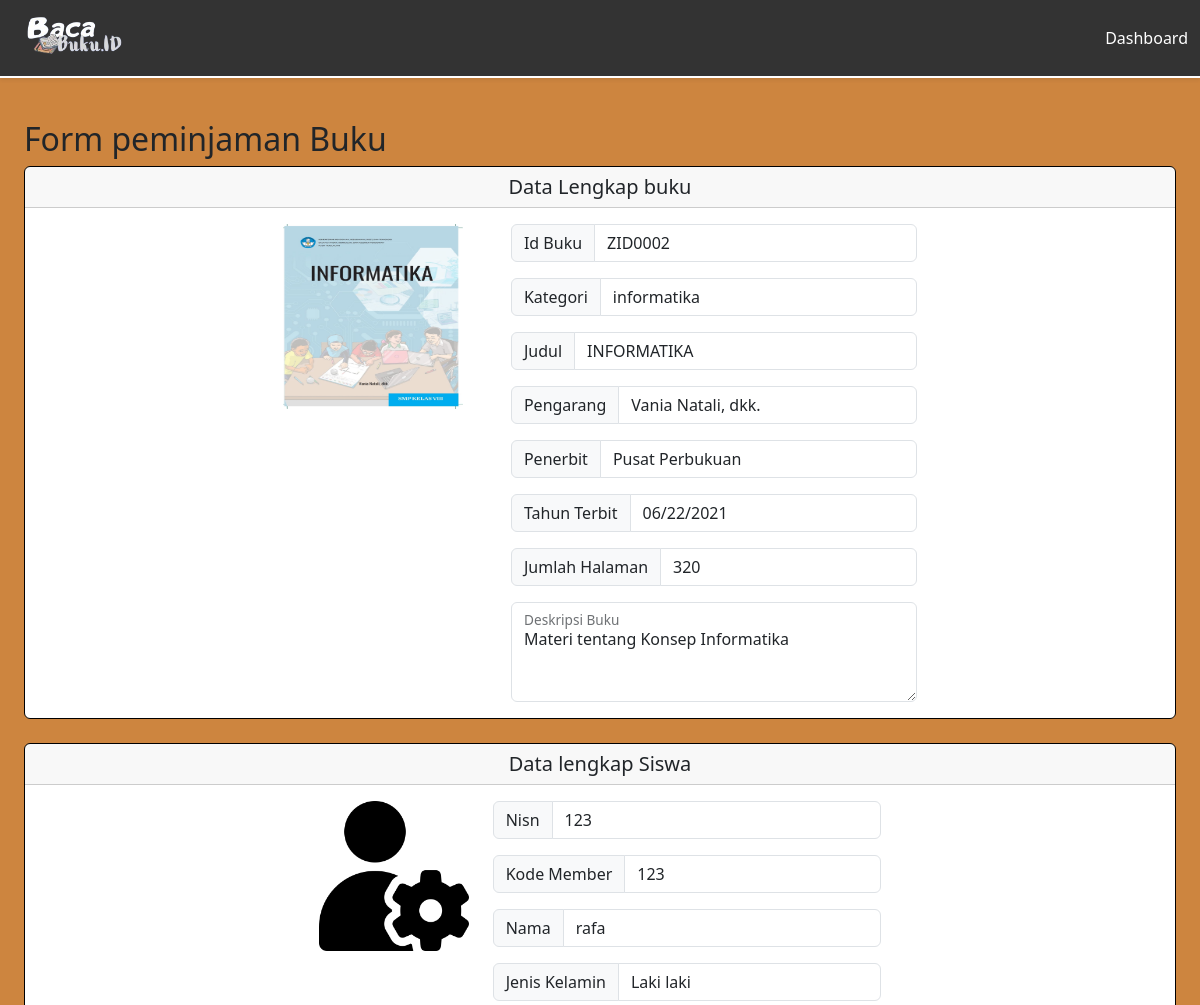
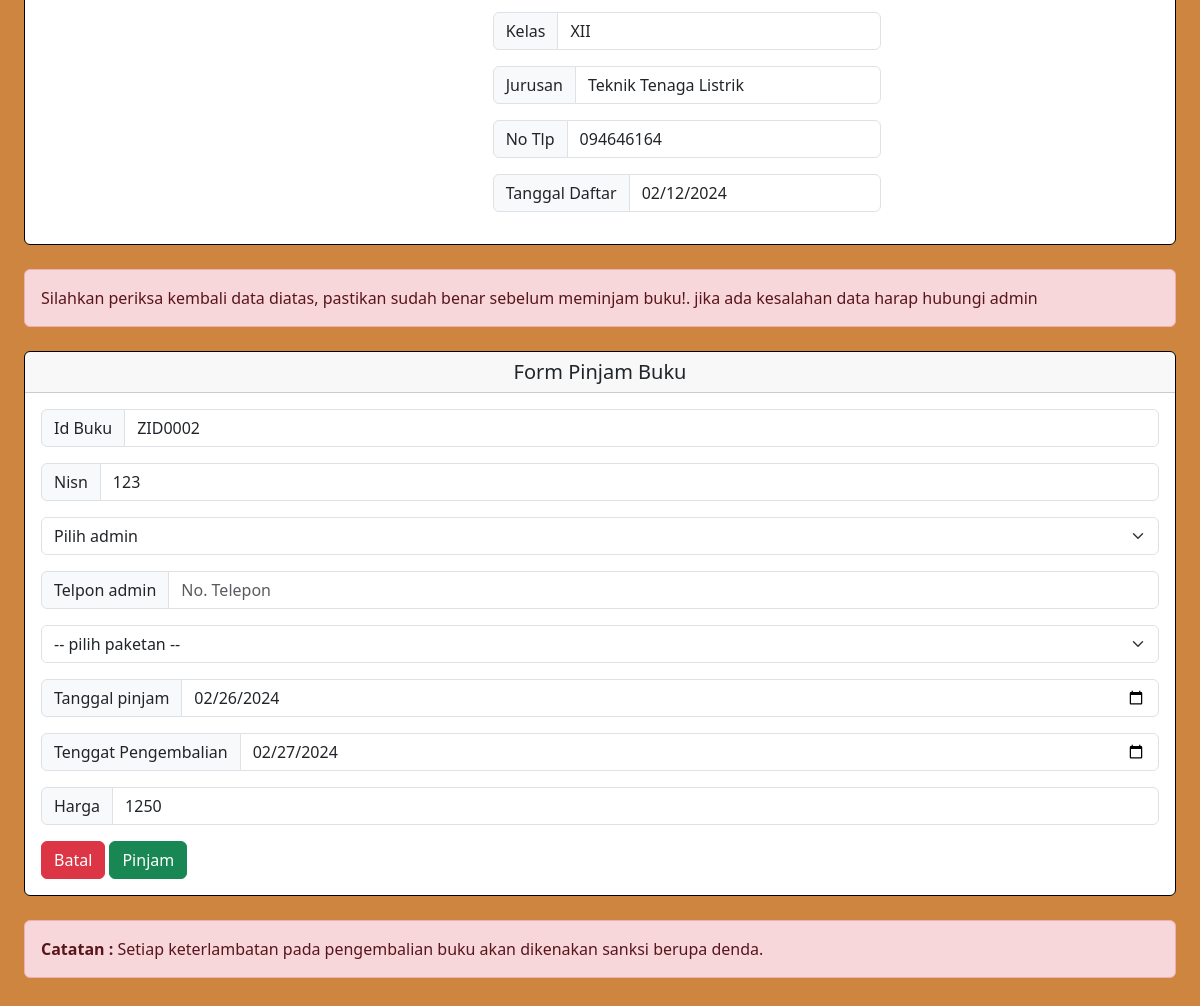
/DashboardMember/formPeminjaman/pinjamBuku.php?id=ZID0002 (signed in), run on the app's committed database (2 pictures, top to bottom).
### tables this page shows
CREATE TABLE `buku` (
  `cover` varchar(255) NOT NULL,
  `id_buku` varchar(20) NOT NULL,
  `kategori` varchar(255) NOT NULL,
  `judul` varchar(255) NOT NULL,
  `pengarang` varchar(255) NOT NULL,
  `penerbit` varchar(255) NOT NULL,
  `tahun_terbit` date NOT NULL,
  `jumlah_halaman` int(50) NOT NULL,
  `buku_deskripsi` text NOT NULL,
  `isi_buku` varchar(250) NOT NULL
);

CREATE TABLE `member` (
  `nisn` int(11) NOT NULL,
  `kode_member` varchar(12) NOT NULL,
  `nama` varchar(255) NOT NULL,
  `password` varchar(255) NOT NULL,
  `jenis_kelamin` varchar(20) NOT NULL,
  `kelas` varchar(5) NOT NULL,
  `jurusan` varchar(50) NOT NULL,
  `no_tlp` varchar(15) NOT NULL,
  `tgl_pendaftaran` date NOT NULL
);

### config/config.php (called while the page is built, shortened)
<?php
$host = "127.0.0.1";
$username = "root";
$password = "";
$database_name = "perpustakaan_azan";
$connection = mysqli_connect($host, $username, $password, $database_name);
function queryReadData($dataKategori) {
  global $connection;
  $result = mysqli_query($connection, $dataKategori);
  $items = [];
  while($item = mysqli_fetch_assoc($result)) {
    $items[] = $item;
  }
  return $items;
}
?>

### DashboardMember/formPeminjaman/pinjamBuku.php (the view, shortened to what this page needs)
<?php
require "../../config/config.php";
$idBuku = $_GET["id"];
$query = queryReadData("SELECT * FROM buku WHERE id_buku = '$idBuku'");
$nisnSiswa = $_SESSION["member"]["nisn"];
$dataSiswa = queryReadData("SELECT * FROM member WHERE nisn = $nisnSiswa");
?>
<!DOCTYPE html>
<html lang="en">
  <head>
    <link rel="stylesheet" href="../../css/daftarbuku.css">
    <link href="https://cdn.jsdelivr.net/npm/bootstrap@5.3.2/dist/css/bootstrap.min.css" rel="stylesheet">
  </head>
  <body style="background-color: #CD853F ;">
    <nav class="navbar fixed-top shadow-sm">
      <div class="container-fluid">
        <a class="navbar-brand" href="#">
          <img src="../../assets/logoadzan.png" alt="logo" width="130px">
        </a>
        <a class="btn nav-link" href="../dashboardMember.php">Dashboard</a>
      </div>
    </nav>
  <div class="p-4 mt-5">
    <h2 class="mt-5">Form peminjaman Buku</h2>
    <div class="card">
      <h5 style="justify-content: center; align-items: center; display: flex ;" class="card-header">Data Lengkap buku</h5>
      <div class="card-body d-flex flex-wrap gap-5 justify-content-center">
          <?php foreach ($query as $item) : ?>
        <p class="card-text"><img src="../../imgDB/<?= $item["cover"]; ?>" width="180px" height="185px" style="border-radius: 5px;"></p>
        <form action="" method="post">
          <div class="input-group mb-3">
            <span class="input-group-text" id="basic-addon1">Id Buku</span>
            <input type="text" class="form-control" placeholder="id buku" aria-label="Username" aria-describedby="basic-addon1" value="<?= $item["id_buku"]; ?>" readonly>
            </div>
          <div class="input-group mb-3">
            <span class="input-group-text" id="basic-addon1">Kategori</span>
            <input type="text" class="form-control" placeholder="kategori" aria-label="kategori" aria-describedby="basic-addon1" value="<?= $item["kategori"]; ?>" readonly>
            </div>
          <div class="input-group mb-3">
            <span class="input-group-text" id="basic-addon1">Judul</span>
            <input type="text" class="form-control" placeholder="judul" aria-label="judul" aria-describedby="basic-addon1" value="<?= $item["judul"]; ?>" readonly>
            </div>
          <div class="input-group mb-3">
            <span class="input-group-text" id="basic-addon1">Pengarang</span>
            <input type="text" class="form-control" placeholder="pengarang" aria-label="pengarang" aria-describedby="basic-addon1" value="<?= $item["pengarang"]; ?>" readonly>
            </div>
          <div class="input-group mb-3">
            <span class="input-group-text" id="basic-addon1">Penerbit</span>
            <input type="text" class="form-control" placeholder="penerbit" aria-label="penerbit" aria-describedby="basic-addon1" value="<?= $item["penerbit"]; ?>" readonly>
            </div>
          <div class="input-group mb-3">
            <span class="input-group-text" id="basic-addon1">Tahun Terbit</span>
            <input type="date" class="form-control" placeholder="tahun_terbit" aria-label="tahun_terbit" aria-describedby="basic-addon1" value="<?= $item["tahun_terbit"]; ?>" readonly>
            </div>
          <div class="input-group mb-3">
            <span class="input-group-text" id="basic-addon1">Jumlah Halaman</span>
            <input type="number" class="form-control" placeholder="jumlah halaman" aria-label="jumlah halaman" aria-describedby="basic-addon1" value="<?= $item["jumlah_halaman"]; ?>" readonly>
            </div>
          <div class="form-floating">
            <textarea class="form-control" placeholder="deskripsi singkat buku" id="floatingTextarea2" style="height: 100px" readonly><?= $item["buku_deskripsi"]; ?></textarea>
            <label for="floatingTextarea2">Deskripsi Buku</label>
            </div>
        <?php endforeach; ?>
        </form>
       </div>
      </div>
    <div class="card mt-4">
      <h5 style="justify-content: center; align-items: center; display: flex ;" class="card-header">Data lengkap Siswa</h5>
      <div class="card-body d-flex flex-wrap gap-4 justify-content-center">
        <p><img src="../../assets/user.png" width="150px"></p>
        <form action="" method="post">
          <?php foreach ($dataSiswa as $item) : ?>
          <div class="input-group mb-3">
            <span class="input-group-text" id="basic-addon1">Nisn</span>
            <input type="number" class="form-control" placeholder="nisn" aria-label="nisn" aria-describedby="basic-addon1" value="<?= $item["nisn"]; ?>" readonly>
            </div>
          <div class="input-group mb-3">
            <span class="input-group-text" id="basic-addon1">Kode Member</span>
            <input type="text" class="form-control" placeholder="kode member" aria-label="kode member" aria-describedby="basic-addon1" value="<?= $item["kode_member"]; ?>" readonly>
            </div>
          <div class="input-group mb-3">
            <span class="input-group-text" id="basic-addon1">Nama</span>
            <input type="text" class="form-control" placeholder="nama" aria-label="nama" aria-describedby="basic-addon1" value="<?= $item["nama"]; ?>" readonly>
            </div>
          <div class="input-group mb-3">
            <span class="input-group-text" id="basic-addon1">Jenis Kelamin</span>
            <input type="text" class="form-control" placeholder="jenis kelamin" aria-label="jenis kelamin" aria-describedby="basic-addon1" value="<?= $item["jenis_kelamin"]; ?>" readonly>
            </div>
          <div class="input-group mb-3">
            <span class="input-group-text" id="basic-addon1">Kelas</span>
            <input type="text" class="form-control" placeholder="kelas" aria-label="kelas" aria-describedby="basic-addon1" value="<?= $item["kelas"]; ?>" readonly>
            </div>
          <div class="input-group mb-3">
            <span class="input-group-text" id="basic-addon1">Jurusan</span>
            <input type="text" class="form-control" placeholder="jurusan" aria-label="jurusan" aria-describedby="basic-addon1" value="<?= $item["jurusan"]; ?>" readonly>
            </div>
          <div class="input-group mb-3">
            <span class="input-group-text" id="basic-addon1">No Tlp</span>
            <input type="no_tlp" class="form-control" placeholder="no tlp" aria-label="no tlp" aria-describedby="basic-addon1" value="<?= $item["no_tlp"]; ?>" readonly>
            </div>
          <div class="input-group mb-3">
            <span class="input-group-text" id="basic-addon1">Tanggal Daftar</span>
            <input type="date" class="form-control" placeholder="tgl_pendaftaran" aria-label="tgl_pendaftaran" aria-describedby="basic-addon1" value="<?= $item["tgl_pendaftaran"]; ?>" readonly>
            </div>
        <?php endforeach; ?>
        </form>
       </div>
      </div>
    <div class="alert alert-danger mt-4" role="alert">Silahkan periksa kembali data diatas, pastikan sudah benar sebelum meminjam buku!. jika ada kesalahan data harap hubungi admin</div>
    <div class="card mt-4">
      <h5 style="justify-content: center; align-items: center; display: flex ;" class="card-header">Form Pinjam Buku</h5>
      <div class="card-body">
        <form action="" method="post">
          <?php foreach ($query as $item) : ?>
           <div class="input-group mb-3">
            <span class="input-group-text" id="basic-addon1">Id Buku</span>
            <input type="text" name="id_buku" class="form-control" placeholder="id buku" aria-label="id_buku" aria-describedby="basic-addon1" value="<?= $item["id_buku"]; ?>" readonly>
            </div>
          <?php endforeach; ?>
        <div class="input-group mb-3">
            <span class="input-group-text" id="basic-addon1">Nisn</span>
            <input type="number" name="nisn" class="form-control" placeholder="nisn" aria-label="nisn" aria-describedby="basic-addon1" value="<?php echo htmlentities($_SESSION["member"]["nisn"]); ?>" readonly>
        </div>
    <select name="id" id="id" class="form-select" aria-label="Default select example">
                  <option selected>Pilih admin</option>
   </select>
   <div class="input-group mb-3 mt-3">
  <span class="input-group-text" id="basic-addon1">Telpon admin</span>
  <input type="number" name="no_petgas" id="no_tlp" class="form-control" placeholder="No. Telepon" aria-label="No. Telepon" aria-describedby="basic-addon1" readonly>
</div>
<div class="input-group mb-3 mt-1">
<select class="form-select" aria-label="Default select example" name="paket" id="paket" onchange="setReturnDate(this)">
  <option disabled selected>-- pilih paketan --</option>
</select>
    </div>
<div class="input-group mb-3 mt-1">
    <span class="input-group-text" id="basic-addon1">Tanggal pinjam</span>
    <input type="date" name="tgl_peminjaman" id="tgl_peminjaman" class="form-control" placeholder="id buku" aria-label="tgl_peminjaman" aria-describedby="basic-addon1" required>
</div>
    <div class="input-group mb-3 mt-1">
    <span class="input-group-text" id="basic-addon1">Tenggat Pengembalian</span>
    <input type="date" name="tgl_pengembalian" id="tgl_pengembalian" class="form-control" placeholder="tgl_pengembalian" aria-label="tgl_pengembalian" aria-describedby="basic-addon1" required>
      </div>
      <div class="input-group mb-3 mt-1">
      <span class="input-group-text" id="basic-addon1">Harga</span>
  <input type="text" name="harga" onchange="setPrice()" value="setPrice()" class="form-control" placeholder="harga" aria-label="harga" aria-describedby="basic-addon1" readonly>
    </div>
    <a class="btn btn-danger" href="../buku/daftarBuku.php"> Batal</a>
    <button type="submit" class="btn btn-success" name="pinjam">Pinjam</button>
    </form>
    </div>
    </div>
    <div class="alert alert-danger mt-4" role="alert"><span class="fw-bold">Catatan :</span> Setiap keterlambatan pada pengembalian buku akan dikenakan sanksi berupa denda.</div>
    </div>
  </body>
</html>

### css/daftarbuku.css (style rules this page uses)
.container-fluid { background-color: #333 !important; }
.navbar { background-color: #333 !important; border-bottom: 2px solid white !important; }
.nav-link { color: white !important; }
.card { border: 1px solid black !important; transition : transform 0.3 ease ; transition: 0.5s; }

### data on the page
buku: cover (picture), id_buku "ZID0002", kategori "informatika", judul "INFORMATIKA", pengarang "Vania Natali, dkk.", penerbit "Pusat Perbukuan", tahun_terbit "06/22/2021", jumlah_halaman "320", buku_deskripsi "Materi tentang Konsep Informatika"
member: nisn "123", kode_member "123", nama "rafa", jenis_kelamin "Laki laki", kelas "XII", jurusan "Teknik Tenaga Listrik", no_tlp "094646164", tgl_pendaftaran "02/12/2024"
